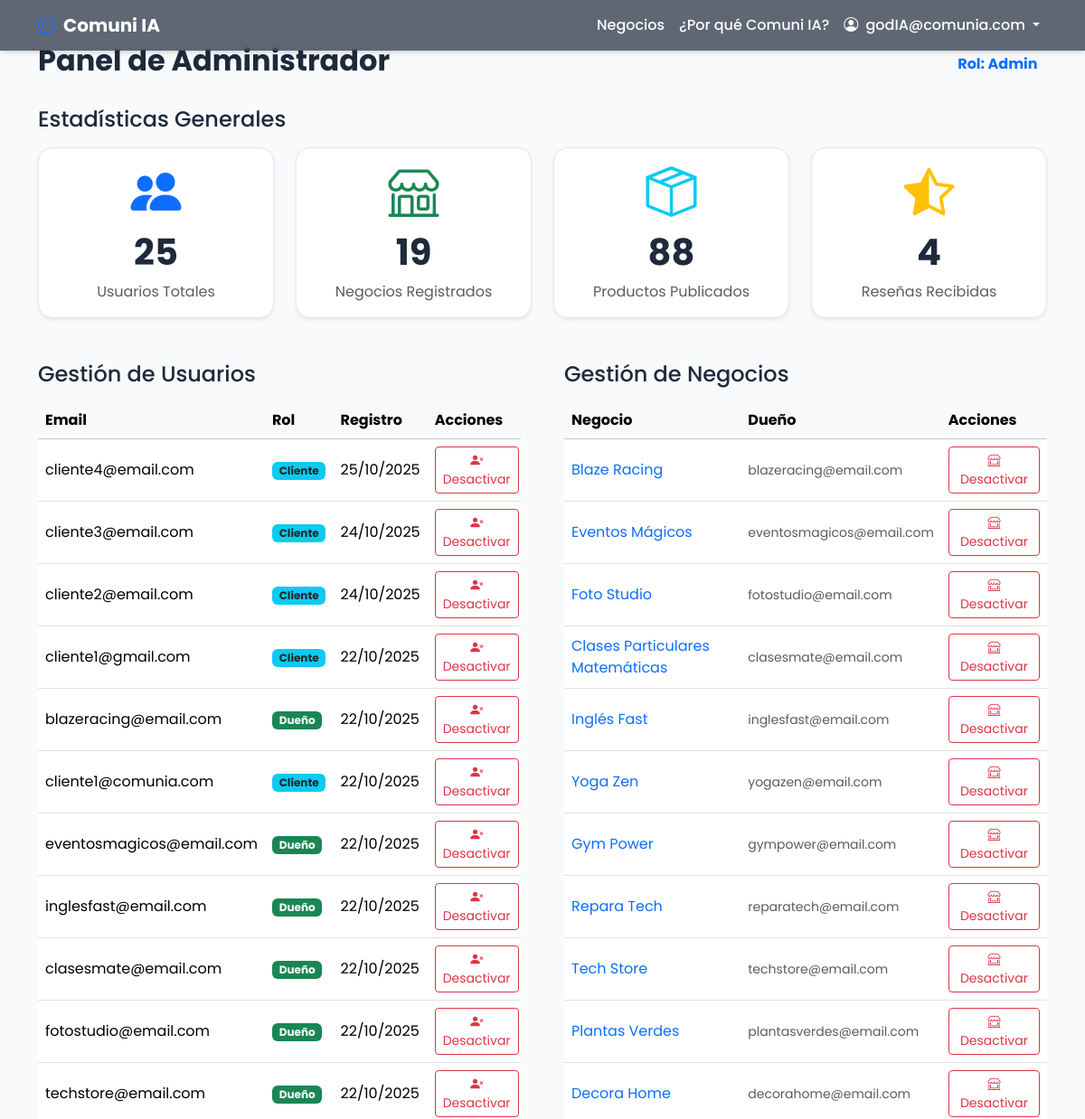
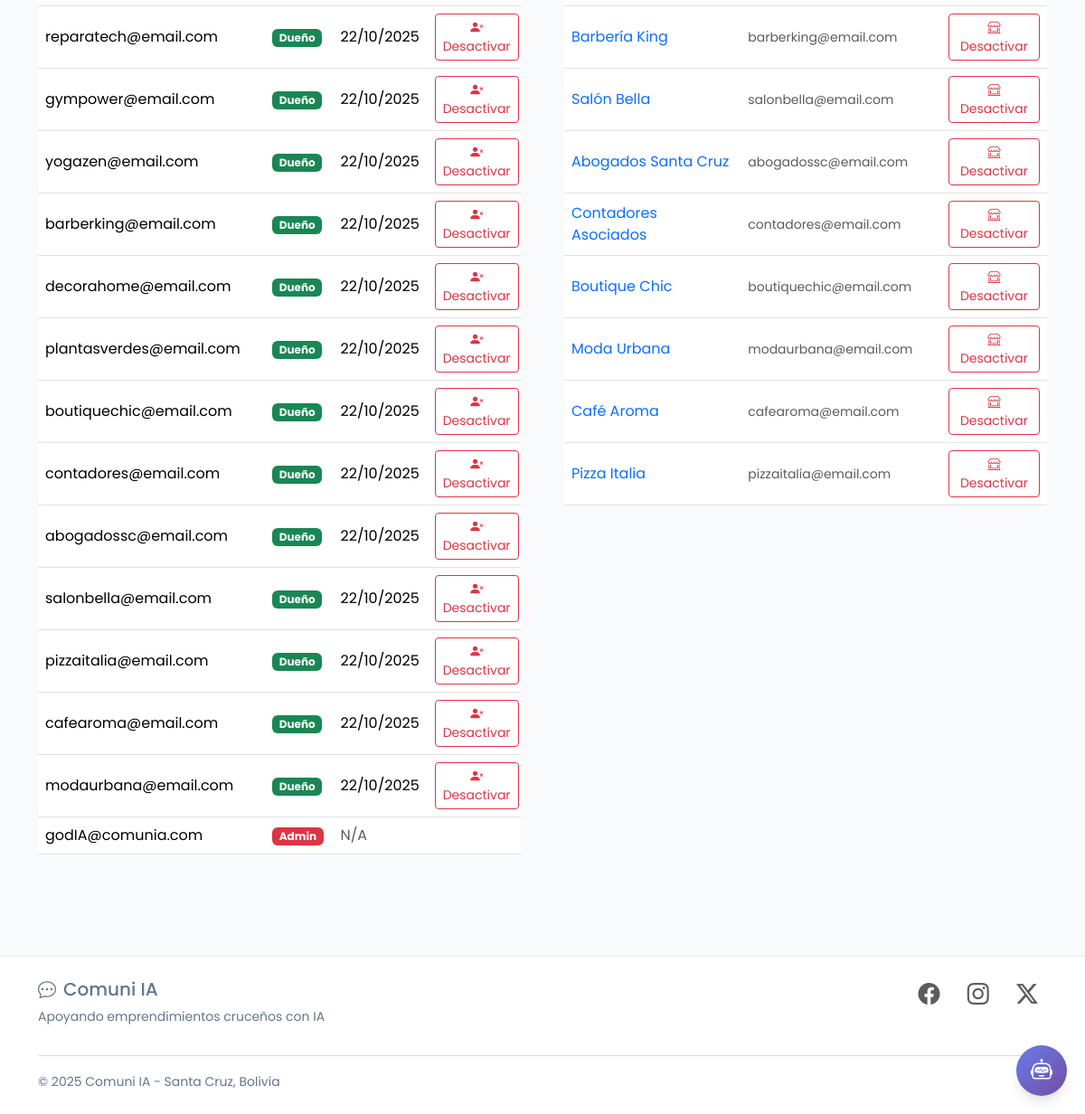
The page /admin/dashboard (signed in) on the database its author committed (2 pictures, top to bottom).
### app.py (models this page shows, shortened)
class User(db.Model):
    __tablename__ = 'users'
    id = db.Column(db.Integer, primary_key=True)
    email = db.Column(db.String(120), unique=True, nullable=False)
    password_hash = db.Column(db.String(200), nullable=False)
    business_id = db.Column(db.Integer, db.ForeignKey('businesses.id'), nullable=True)
    ci = db.Column(db.String(20), nullable=True)  # NUEVO CAMPO
    role = db.Column(db.String(20), default='user')
    created_at = db.Column(db.DateTime, default=db.func.now())
    is_active = db.Column(db.Boolean, default=True, nullable=False)

class Business(db.Model):
    __tablename__ = 'businesses'
    id = db.Column(db.Integer, primary_key=True)
    name = db.Column(db.String(160), nullable=False)
    description = db.Column(db.Text, nullable=False)
    logo = db.Column(db.String(500), nullable=True)  # Ruta relativa a static/uploads
    location = db.Column(db.String(160), nullable=False, default="Santa Cruz, Bolivia")
    category = db.Column(db.String(100), nullable=False, default="Servicios")
    phone = db.Column(db.String(20), nullable=True)
    nit = db.Column(db.String(20), nullable=True)  # NUEVO CAMPO
    latitude = db.Column(db.Float, nullable=True)
    longitude = db.Column(db.Float, nullable=True)
    email = db.Column(db.String(120), nullable=True)
    whatsapp = db.Column(db.String(20), nullable=True)
    reviews = db.relationship('Review', backref='business', lazy=True, cascade="all, delete-orphan")
    products = db.relationship('Product', backref='business', lazy=True, cascade="all, delete-orphan")
    favorited_by = db.relationship('User', secondary=favorites, lazy='subquery', backref=db.backref('favorite_businesses', lazy=True))
    viewed_by = db.relationship('User', secondary=business_views, lazy='subquery', backref=db.backref('viewed_businesses', lazy=True))
    is_active = db.Column(db.Boolean, default=True, nullable=False)

### app.py (the view)
@app.route('/admin/dashboard', strict_slashes=False)
@admin_required
def admin_dashboard():
    stats = {
        'total_users': User.query.count(),
        'total_businesses': Business.query.count(),
        'total_products': Product.query.count(),
        'total_reviews': Review.query.count()
    }
    businesses_with_owners = db.session.query(Business, User.email).outerjoin(User, Business.id == User.business_id).order_by(Business.id.desc()).all()
    all_users = User.query.order_by(User.created_at.desc()).all()
    return render_template('admin_dashboard.html',
                           stats=stats,
                           businesses_with_owners=businesses_with_owners,
                           all_users=all_users)

### app.py (called while the page is built)
def admin_required(f):
    @wraps(f)
    def decorated_function(*args, **kwargs):
        if 'user_id' not in session:
            return redirect(url_for('login'))
        user = User.query.get(session['user_id'])
        if not user or user.role != 'admin':
            abort(403)
        return f(*args, **kwargs)
    return decorated_function

### templates/admin_dashboard.html (shortened to what this page needs)
{% extends "layout.html" %}
{% block content %}
<div class="container py-5">
    <div class="d-flex justify-content-between align-items-center mb-4">
        <h1 class="h2 fw-bold">Panel de Administrador</h1>
        <span class="badge bg-primary-soft text-primary fs-6">Rol: Admin</span>
    </div>
    <section class="mb-5">
        <h2 class="h4 mb-3">Estadísticas Generales</h2>
        <div class="row g-4">
            <div class="col-lg-3 col-md-6">
                <div class="card text-center h-100 shadow-sm">
                    <div class="card-body">
                        <i class="bi bi-people-fill display-4 text-primary"></i>
                        <h3 class="card-title fs-1 fw-bold mt-2">{{ stats.total_users }}</h3>
                        <p class="card-text text-muted">Usuarios Totales</p>
                    </div>
                </div>
            </div>
            <div class="col-lg-3 col-md-6">
                <div class="card text-center h-100 shadow-sm">
                    <div class="card-body">
                        <i class="bi bi-shop display-4 text-success"></i>
                        <h3 class="card-title fs-1 fw-bold mt-2">{{ stats.total_businesses }}</h3>
                        <p class="card-text text-muted">Negocios Registrados</p>
                    </div>
                </div>
            </div>
            <div class="col-lg-3 col-md-6">
                <div class="card text-center h-100 shadow-sm">
                    <div class="card-body">
                        <i class="bi bi-box-seam display-4 text-info"></i>
                        <h3 class="card-title fs-1 fw-bold mt-2">{{ stats.total_products }}</h3>
                        <p class="card-text text-muted">Productos Publicados</p>
                    </div>
                </div>
            </div>
            <div class="col-lg-3 col-md-6">
                <div class="card text-center h-100 shadow-sm">
                    <div class="card-body">
                        <i class="bi bi-star-half display-4 text-warning"></i>
                        <h3 class="card-title fs-1 fw-bold mt-2">{{ stats.total_reviews }}</h3>
                        <p class="card-text text-muted">Reseñas Recibidas</p>
                    </div>
                </div>
            </div>
        </div>
    </section>
    <div class="row g-5">
        <div class="col-lg-6">
            <section>
                <h2 class="h4 mb-3">Gestión de Usuarios</h2>
                <div class="table-responsive">
                    <table class="table table-hover align-middle">
                        <thead class="table-light">
                            <tr>
                                <th>Email</th>
                                <th>Rol</th>
                                <th>Registro</th>
                                <th>Acciones</th>
                            </tr>
                        </thead>
                        <tbody>
                            {% for user in all_users %}
                            <tr class="{{ 'table-secondary text-muted' if not user.is_active }}">
                                <td>
                                    {{ user.email }}
                                </td>
                                <td>
                                    {% if user.role == 'admin' %}
                                        <span class="badge bg-danger">Admin</span>
                                    {% elif user.role == 'user' %}
                                        <span class="badge bg-success">Dueño</span>
                                    {% elif user.role == 'client' %}
                                        <span class="badge bg-info text-dark">Cliente</span>
                                    {% else %}
                                        <span class="badge bg-secondary">Cliente</span>
                                    {% endif %}
                                </td>
                                <td>
                                    {% if user.created_at %}
                                        {{ user.created_at.strftime('%d/%m/%Y') }}
                                    {% else %}
                                        <span class="text-muted">N/A</span>
                                    {% endif %}
                                </td>
                                <td>
                                    {% if user.role != 'admin' %}
                                    <button class="btn btn-sm {{ 'btn-outline-success' if not user.is_active else 'btn-outline-danger' }}"
                                            onclick="toggleUserStatus('{{ url_for('toggle_user_status', user_id=user.id) }}', {{ user.email | tojson }}, {{ user.is_active | tojson }})">
                                        {% if user.is_active %}
                                            <i class="bi bi-person-x-fill"></i> Desactivar
                                        {% else %}
                                            <i class="bi bi-person-check-fill"></i> Reactivar
                                        {% endif %}
                                    </button>
                                    {% endif %}
                                </td>
                            </tr>
                            {% else %}
                            <tr>
                                <td colspan="4" class="text-center">No hay usuarios registrados.</td>
                            </tr>
                            {% endfor %}
                        </tbody>
                    </table>
                </div>
            </section>
        </div>
        <div class="col-lg-6">
            <section>
                <h2 class="h4 mb-3">Gestión de Negocios</h2>
                <div class="table-responsive">
                    <table class="table table-hover align-middle">
                        <thead class="table-light">
                            <tr>
                                <th>Negocio</th>
                                <th>Dueño</th>
                                <th>Acciones</th>
                            </tr>
                        </thead>
                        <tbody>
                            {% for business, owner_email in businesses_with_owners %}
                            <tr class="{{ 'table-secondary text-muted' if not business.is_active }}">
                                <td>
                                    <a href="{{ url_for('profile', id=business.id) }}" class="text-decoration-none">{{ business.name }}</a>
                                </td>
                                <td class="text-muted small">{{ owner_email or 'Sin dueño asignado' }}</td>
                                <td>
                                    <button class="btn btn-sm {{ 'btn-outline-success' if not business.is_active else 'btn-outline-danger' }}"
                                            onclick="toggleBusinessStatus('{{ url_for('toggle_business_status', id=business.id) }}', {{ business.name | tojson }}, {{ business.is_active | tojson }})">
                                        {% if business.is_active %}
                                            <i class="bi bi-shop-window"></i> Desactivar
                                        {% else %}
                                            <i class="bi bi-arrow-clockwise"></i> Reactivar
                                        {% endif %}
                                    </button>
                                </td>
                            </tr>
                            {% else %}
                            <tr>
                                <td colspan="3" class="text-center">No hay negocios registrados.</td>
                            </tr>
                            {% endfor %}
                        </tbody>
                    </table>
                </div>
            </section>
        </div>
    </div>
</div>
{% endblock %}

### templates/layout.html (shortened to what this page needs)
<!doctype html>
<html lang="es">
<head>
  <link href="https://cdn.jsdelivr.net/npm/bootstrap@5.3.3/dist/css/bootstrap.min.css" rel="stylesheet"/>
  <link href="{{ url_for('static', filename='css/styles.css') }}" rel="stylesheet"/>
  <link rel="stylesheet" href="https://cdn.jsdelivr.net/npm/bootstrap-icons@1.11.3/font/bootstrap-icons.css">
</head>
<body>
<nav class="navbar navbar-expand-lg navbar-dark fixed-top navbar-main">
  <div class="container">
    <a class="navbar-brand fw-bold" href="{{ url_for('home') }}">
      <i class="bi bi-chat-dots text-primary me-2"></i>Comuni IA
    </a>
    <div class="collapse navbar-collapse" id="navbarNav">
      <ul class="navbar-nav ms-auto align-items-lg-center">
        <li class="nav-item"><a href="{{ url_for('home') }}#destacados" class="nav-link">Negocios</a></li>
        <li class="nav-item"><a href="{{ url_for('home') }}#sobre" class="nav-link">¿Por qué Comuni IA?</a></li>
        {% if session.user_id %}
        <li class="nav-item dropdown">
          <a class="nav-link dropdown-toggle" href="#" id="navbarDropdown" role="button" data-bs-toggle="dropdown" aria-expanded="false">
            <i class="bi bi-person-circle me-1"></i> {{ session.user_email }}
          </a>
        </li>
        {% else %}
        <li class="nav-item"><a href="{{ url_for('login') }}" class="nav-link">Iniciar Sesión</a></li>
        <li class="nav-item ms-lg-2"><a href="{{ url_for('join') }}" class="btn btn-primary rounded-pill px-3">Registra tu Negocio</a></li>
        {% endif %}
      </ul>
    </div>
  </div>
</nav>
{% block content %}{% endblock %}
<footer class="main-footer">
  <div class="container">
    <div class="row">
      <div class="col-md-6">
        <h5><i class="bi bi-chat-dots me-2"></i>Comuni IA</h5>
        <p class="small">Apoyando emprendimientos cruceños con IA</p>
      </div>
      <div class="col-md-6 text-md-end">
        <a href="#" class="text-muted me-3"><i class="bi bi-facebook fs-4"></i></a>
        <a href="#" class="text-muted me-3"><i class="bi bi-instagram fs-4"></i></a>
        <a href="#" class="text-muted"><i class="bi bi-twitter-x fs-4"></i></a>
      </div>
    </div>
    <hr class="my-3">
    <small>&copy; 2025 Comuni IA - Santa Cruz, Bolivia</small>
  </div>
</footer>
{% include '_chatbot.html' %}
</body>
</html>

### static/css/styles.css (style rules this page uses)
:root { --primary-color: #667eea; --secondary-color: #764ba2; --text-dark: #1e293b; --text-light: #64748b; --bg-light: #f8fafc; --white: #ffffff; --border-color: #e2e8f0; --shadow: 0 4px 6px -1px rgba(0, 0, 0, 0.1), 0 2px 4px -2px rgba(0, 0, 0, 0.1); --shadow-lg: 0 10px 15px -3px rgba(0, 0, 0, 0.1), 0 4px 6px -4px rgba(0, 0, 0, 0.1); }
body { font-family: 'Poppins', sans-serif; background-color: var(--bg-light); color: var(--text-dark); }
.navbar { background-color: var(--white) !important; box-shadow: var(--shadow); }
.navbar-main { background-color: rgba(30, 41, 59, 0.7) !important; backdrop-filter: blur(10px); transition: background-color 0.3s ease-in-out; }
.navbar-main .nav-link, .navbar-main .navbar-brand { color: var(--white) !important; }
.navbar-brand { font-weight: bold; color: var(--primary-color) !important; }
.nav-link { color: var(--text-light) !important; font-weight: 500; transition: color 0.3s ease; }
.card { border: 1px solid var(--border-color); border-radius: 16px; overflow: hidden; transition: all 0.3s ease; box-shadow: var(--shadow); }
.card-title { color: var(--text-dark); font-weight: 600; }
footer.main-footer { background-color: var(--white); color: var(--text-light); padding: 1.5rem 0; margin-top: 3rem; border-top: 1px solid var(--border-color); }
footer.main-footer a { color: var(--text-light); margin: 0 10px; transition: color 0.3s ease; }

### rows shown on the page
User: user_email "godIA@comunia.com", email "godIA@comunia.com", role "Admin", shows "N/A"
User: email "cliente4@email.com", role "Cliente", created_at "25/10/2025", is_active True (drawn)
User: email "cliente3@email.com", role "Cliente", created_at "24/10/2025", is_active True (drawn)
User: email "cliente2@email.com", role "Cliente", created_at "24/10/2025", is_active True (drawn)
User: email "cliente1@gmail.com", role "Cliente", created_at "22/10/2025", is_active True (drawn)
User: email "blazeracing@email.com", role "Dueño", created_at "22/10/2025", is_active True (drawn), name "Blaze Racing"
User: email "cliente1@comunia.com", role "Cliente", created_at "22/10/2025", is_active True (drawn)
User: email "eventosmagicos@email.com", role "Dueño", created_at "22/10/2025", is_active True (drawn), name "Eventos Mágicos"
User: email "inglesfast@email.com", role "Dueño", created_at "22/10/2025", is_active True (drawn), name "Inglés Fast"
User: email "clasesmate@email.com", role "Dueño", created_at "22/10/2025", is_active True (drawn), name "Clases Particulares Matemáticas"
User: email "fotostudio@email.com", role "Dueño", created_at "22/10/2025", is_active True (drawn), name "Foto Studio"
User: email "techstore@email.com", role "Dueño", created_at "22/10/2025", is_active True (drawn), name "Tech Store"
User: email "reparatech@email.com", role "Dueño", created_at "22/10/2025", is_active True (drawn), name "Repara Tech"
User: email "gympower@email.com", role "Dueño", created_at "22/10/2025", is_active True (drawn), name "Gym Power"
User: email "yogazen@email.com", role "Dueño", created_at "22/10/2025", is_active True (drawn), name "Yoga Zen"
User: email "barberking@email.com", role "Dueño", created_at "22/10/2025", is_active True (drawn), name "Barbería King"
User: email "decorahome@email.com", role "Dueño", created_at "22/10/2025", is_active True (drawn), name "Decora Home"
User: email "plantasverdes@email.com", role "Dueño", created_at "22/10/2025", is_active True (drawn), name "Plantas Verdes"
User: email "boutiquechic@email.com", role "Dueño", created_at "22/10/2025", is_active True (drawn), name "Boutique Chic"
User: email "contadores@email.com", role "Dueño", created_at "22/10/2025", is_active True (drawn), name "Contadores Asociados"
User: email "abogadossc@email.com", role "Dueño", created_at "22/10/2025", is_active True (drawn), name "Abogados Santa Cruz"
User: email "salonbella@email.com", role "Dueño", created_at "22/10/2025", is_active True (drawn), name "Salón Bella"
User: email "pizzaitalia@email.com", role "Dueño", created_at "22/10/2025", is_active True (drawn), name "Pizza Italia"
User: email "cafearoma@email.com", role "Dueño", created_at "22/10/2025", is_active True (drawn), name "Café Aroma"
User: email "modaurbana@email.com", role "Dueño", created_at "22/10/2025", is_active True (drawn), name "Moda Urbana"

### other values the page prints
{{ stats.total_users }} "25"
{{ stats.total_businesses }} "19"
{{ stats.total_products }} "88"
{{ stats.total_reviews }} "4"
